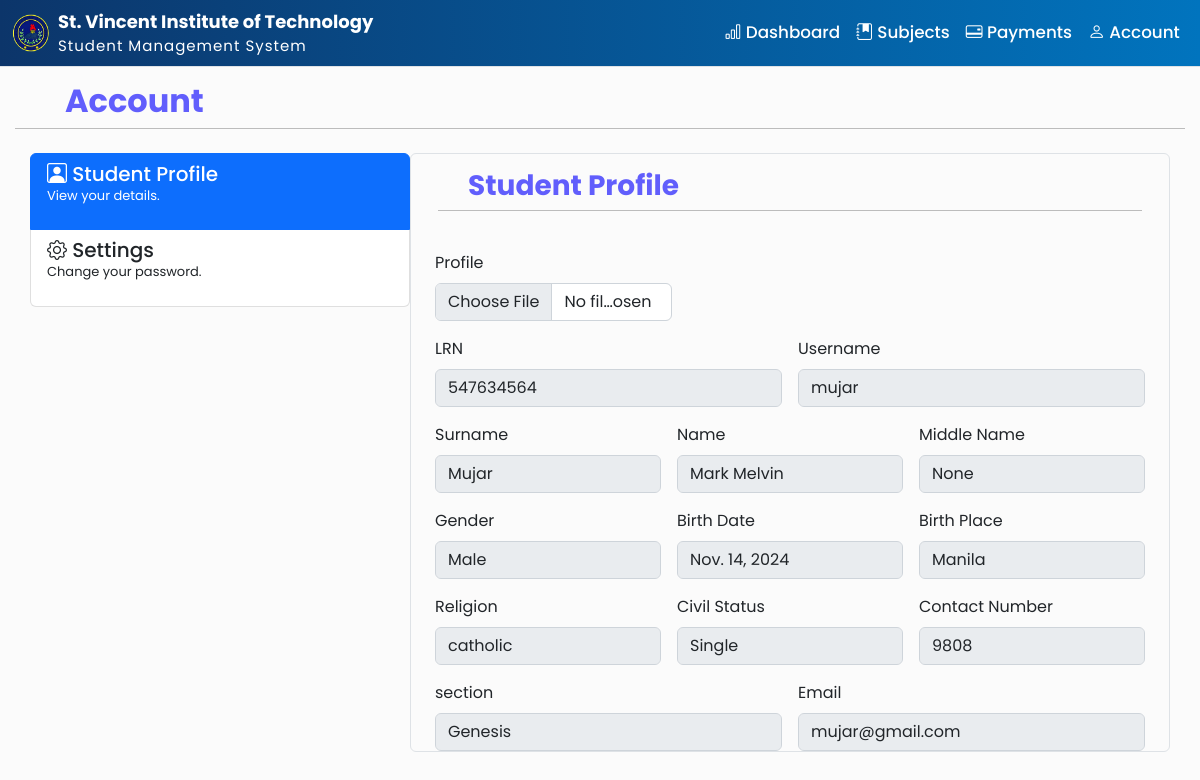
The page /profile (signed in) on the database its author committed.
### admin_staff/models.py (models this page shows, shortened)
class StudentProfile(models.Model):
    user = models.OneToOneField(User, null=True, on_delete=models.CASCADE)
    student_lrn = models.BigIntegerField(primary_key=True)
    surname = models.CharField(max_length=24)
    first_name = models.CharField(max_length=24)
    middle_name = models.CharField(max_length=24, blank=True, null=True)
    gender_choice = (
        ('Male', 'Male'),
        ('Female', 'Female'),
    )
    gender = models.CharField(max_length=24, default="Gender", choices=gender_choice, blank=True, null=True)
    birth_date = models.DateField()
    birth_place = models.CharField(max_length=200, blank=True, null=True)
    religion = models.CharField(max_length=24, blank=True, null=True)
    civil_choice = (
        ('Single', 'Single'),
        ('Married', 'Married'),
        ('Divorced', 'Divorced'),
        ('Widowed', 'Widowed'),
    )
    civil_status = models.CharField(max_length=10, default="Status", choices=civil_choice, blank=True, null=True)
    contact = models.BigIntegerField(blank=True, null=True)
    email = models.CharField(max_length=100, blank=True, null=True)
    section = models.ForeignKey('section', null=True, on_delete=models.SET_NULL)
    adviser = models.ForeignKey('FacultyStaff', blank=True, null=True, on_delete=models.SET_NULL)
    level = models.ForeignKey('level', blank=True, null=True, on_delete=models.SET_NULL)
    class Meta:
        managed = True
        db_table = 'student_profile'

class section(models.Model):
    section_name = models.CharField(max_length=20)
    level = models.ForeignKey("level", null=True, on_delete=models.SET_NULL)
    def __str__(self):
        return self.section_name

### admin_staff/decorators.py (the view)
        def wrapper_func(request, *args, **kwargs):
            group = None
            if request.user.groups.exists():
                group = request.user.groups.all()[0].name
            if group in allow_roles:
                return view_func(request, *args, **kwargs)
            else:
                return HttpResponse('you are not authorize')

### admin_staff/views.py (called while the page is built)
@login_required(login_url='login')
@allowed_user(allow_roles=['student'])
def student_profile(request):
    student = request.user.studentprofile
    return render(request, 'student/student_profile.html', {'student': student})

### admin_staff/templates/student/student_profile.html (shortened to what this page needs)
{% extends "student/student_dashboard.html" %}
{% block content %}
<div class="page-title mb-4" style="margin:15px;">
    <h2 style="color: #615EFC; font-weight: bold; margin-right: 20px; padding-left: 50px;">Account</h2>
    <hr style="margin-top: 0; color: black;">
</div>
<div class="container">
    <div class="row">
        <div class="col-4 p-0">
            <div class="list-group" id="list-tab" role="tablist">
              <a class="list-group-item list-group-item-action active" id="acc-prof-list" data-bs-toggle="list" href="#acc-prof" role="tab" aria-controls="acc-prof">
                <h5 class="text m-0"><i class="bi bi-person-square"></i> Student Profile</h5>
                <p clas="text m-0" style="font-size: small;">View your details.</p>
              </a>
              <a class="list-group-item list-group-item-action" id="acc-security-list" data-bs-toggle="list" href="#acc-security" role="tab" aria-controls="acc-security">
                <h5 class="text m-0"><i class="bi bi-gear"></i> Settings</h5>
                <p clas="text m-0" style="font-size: small;">Change your password.</p>
              </a>
            </div>
        </div>
        <div class="class col-8 p-0">
            <div class="tab-content" id="nav-tabContent">
                <div class="tab-pane fade show active" id="acc-prof" role="tabpanel" aria-labelledby="acc-prof-list">
                    <div class="container border rounded">
                        <div class="page-title mb-4" style="margin: 15px;">
                            <h3 style="color: #615EFC; font-weight: bold; margin-right: 20px; padding-left: 30px;">Student Profile</h3>
                            <hr style="margin-top: 0; color: black;">
                        </div>
                        <div class="container pt-3 pb-3" id="profile">
                            <div class="col-md-4">
                                <label for="inputProfile" class="form-label">Profile</label>
                                <input type="file" name="profile" id="inputProfile" class="form-control" accept="image/*">
                            </div>
                        </div>
                        <div class="container-fluid">
                            <form class="row g-3" >
                                <fieldset class="col-md-6" disabled>
                                    <label for="inputEmail4" class="form-label">LRN</label>
                                    <input type="text" class="form-control" id="inputEmail4" placeholder='student LRN' value="{{student.student_lrn}}">
                                </fieldset>
                                <fieldset class="col-md-6" disabled>
                                    <label for="inputEmail4" class="form-label">Username</label>
                                    <input type="text" class="form-control" id="inputEmail4" placeholder='student LRN' value="{{student.user}}">
                                </fieldset>
                                <fieldset class="col-md-4" disabled>
                                    <label for="inputsurname" class="form-label">Surname</label>
                                    <input type="text" class="form-control" id="inputsurname" value="{{student.surname}}">
                                </fieldset>
                                <fieldset class="col-md-4" disabled>
                                    <label for="inputname" class="form-label">Name</label>
                                    <input type="text" class="form-control" id="inputname" value="{{student.first_name}}">
                                </fieldset>
                                <fieldset class="col-md-4" disabled>
                                    <label for="inputmiddle" class="form-label">Middle Name</label>
                                    <input type="text" class="form-control" id="inputmiddle" value="{{student.middle_name}}">
                                </fieldset>
                                <fieldset class="col-md-4" disabled>
                                    <label for="inputState" class="form-label">Gender</label>
                                    <input type="text" class="form-control" id="inputgender" value="{{student.gender}}">
                                </fieldset>
                                <fieldset class="col-md-4" disabled>
                                    <label for="inputbirth" class="form-label">Birth Date</label>
                                    <input type="input" class="form-control" id="inputbirthdate" value="{{student.birth_date}}">
                                </fieldset>
                                <fieldset class="col-md-4" disabled>
                                    <label for="inputbirth" class="form-label">Birth Place</label>
                                    <input type="text" class="form-control" id="inputbirthplace" value="{{student.birth_place}}">
                                </fieldset>
                                <fieldset class="col-md-4" disabled>
                                    <label for="inputreligion" class="form-label">Religion</label>
                                    <input type="text" class="form-control" id="inputreligion" value="{{student.religion}}">
                                </fieldset>
                                <fieldset class="col-md-4" disabled>
                                    <label for="inputState" class="form-label">Civil Status</label>
                                    <input type="text" class="form-control" id="inputcontact" value="{{student.civil_status}}">
                                </fieldset>
                                <fieldset class="col-md-4" disabled>
                                    <label for="inputcontact" class="form-label">Contact Number</label>
                                    <input type="text" class="form-control" id="inputcontact" value="{{student.contact}}">
                                </fieldset>
                                <fieldset class="col-md-6" disabled>
                                    <label for="disabledTextInput" class="form-label">section</label>
                                    <input type="text" id="disabledTextInput" class="form-control" value="{{student.section}}">
                                </fieldset>
                                <fieldset class="col-md-6" disabled>
                                    <label for="inputemail" class="form-label">Email</label>
                                    <input type="email" class="form-control" id="inputemail" value="{{student.email}}">
                                </fieldset>
                            </form>
                        </div>
                    </div>
                </div>
            </div>
        </div>
    </div>
</div>
{% endblock content %}

### static/css/admin.css (style rules this page uses)
body { font-family: 'Poppins', sans-serif; background-color: #FBFBFB; }
.page-title > h2 { color: #0C356A; }

### rows shown on the page
StudentProfile: student_lrn "547634564", user "mujar", surname "Mujar", first_name "Mark Melvin", middle_name "None", gender "Male", birth_date "Nov. 14, 2024", birth_place "Manila", religion "catholic", civil_status "Single", contact "9808", section "Genesis", email "mujar@gmail.com"
